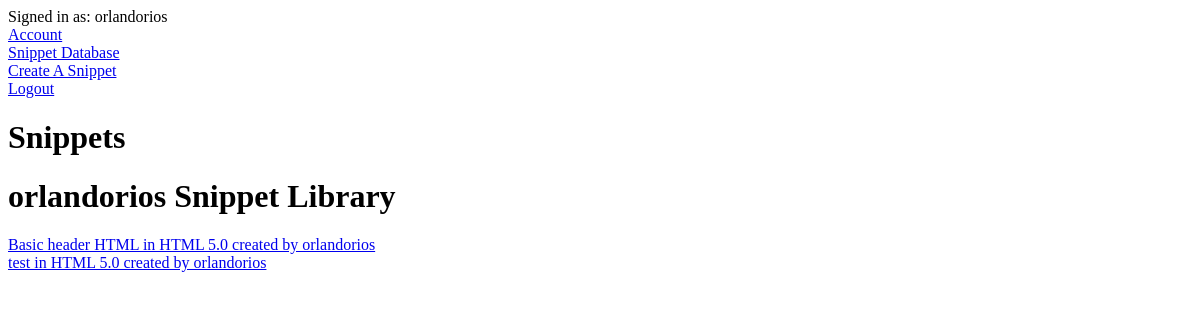
Page /snippets/profile/ (signed in) on the earlier database version.
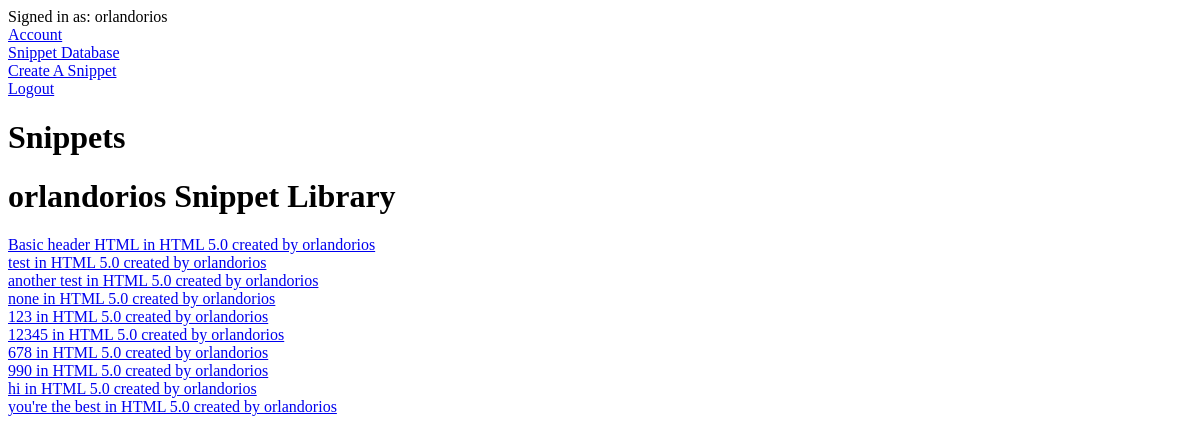
Same page on the later database version.
### snippets/models.py (models this page shows, shortened)
class Snippet(models.Model):
    code = models.TextField()
    description = models.CharField(max_length=512)
    language = models.ForeignKey('Language',
    on_delete=models.CASCADE, related_name="snippets", blank=True, null=True)
    users = models.ManyToManyField('User', related_name='snippets')
    author = models.ForeignKey('User', on_delete=models.CASCADE, related_name="user_snippet")
    parent = models.ForeignKey('Snippet', on_delete=models.SET_NULL, related_name="fork",
        blank=True, null=True)
    def __str__(self):
        return f'{self.description} in {self.language} created by {self.author}'

class Language(models.Model):
    name = models.CharField(max_length=255)
    version = models.FloatField(blank=True, null=True)
    def __str__(self):
        return f'{self.name} {self.version}'

class User(BaseUser):
    pass

### snippets/views.py (the view)
# urls.py: path('snippets/profile/', views.user_profile, name='user_profile'),
def user_profile(request):
    snippets = Snippet.objects.filter(users=request.user) | Snippet.objects.filter(author=request.user)
    return render(request, "snippets/profile.html", {"snippets":snippets})

### templates/snippets/profile.html (shortened to what this page needs)
{% extends "base.html" %}
{% block content %}
<h1> {{request.user.username}} Snippet Library </h1>
<div class="container">
    {% for snippet in snippets %}
    <div class="snippet-box">
        <a class="snippet-name" href="{% url 'snippet_detail' pk=snippet.pk %}"> {{ snippet }} </a>
    </div>
    {% endfor %}
</div>
{% endblock %}

Differences in the rows shown:
added Snippet: description+language+author "another test in HTML 5.0 created by orlandorios"
added Snippet: description+language+author "none in HTML 5.0 created by orlandorios"
added Snippet: description+language+author "123 in HTML 5.0 created by orlandorios"
added Snippet: description+language+author "12345 in HTML 5.0 created by orlandorios"
added Snippet: description+language+author "678 in HTML 5.0 created by orlandorios"
added Snippet: description+language+author "990 in HTML 5.0 created by orlandorios"
added Snippet: description+language+author "hi in HTML 5.0 created by orlandorios"
added Snippet: description+language+author "you're the best in HTML 5.0 created by orlandorios"
